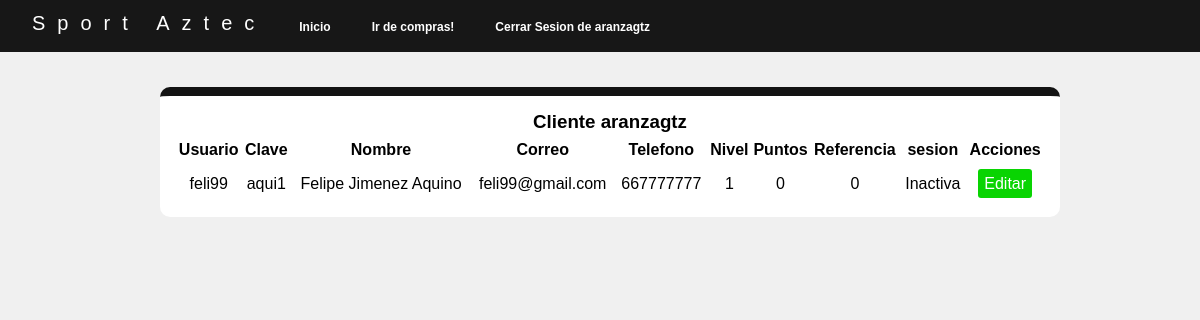
The app's page /c_inicio.php (signed in) with its own data.
### tables this page shows
CREATE TABLE `clientes` (
  `idcliente` int(11) NOT NULL,
  `idusuario` varchar(15) NOT NULL,
  `contrasena` varchar(12) NOT NULL,
  `Nombre` varchar(80) NOT NULL,
  `correo` varchar(50) NOT NULL,
  `telefono` int(15) NOT NULL,
  `idnivel` int(11) NOT NULL,
  `puntos` int(11) NOT NULL,
  `referencia` int(11) DEFAULT NULL,
  `sesion` varchar(15) NOT NULL
);

### c_inicio.php (the view, shortened to what this page needs)
<?php
include("menu_cliente.php");
?>
<main class="main">
<section class="divi">
            <h3>Cliente <?php $id = print_r($_SESSION["usuario"]);?></h3>
            <table>
                <tr>
                    <th>Usuario</th>
                    <th>Clave</th>
                    <th>Nombre</th>
                    <th>Correo</th>
                    <th>Telefono</th>
                    <th>Nivel</th>
                    <th>Puntos</th>
                    <th>Referencia</th>
                    <th>sesion</th>
                    <th colspan="1">Acciones</th>
                </tr>
                <?php
                    $consulta = "select*from clientes WHERE idcliente =$id";
                    $resultado = mysqli_query($conexion, $consulta);
                    while ($fila = mysqli_fetch_array($resultado)) {
                        $usuario = $fila['idusuario'];
                        $contrasena = $fila['contrasena'];
                        $nombre = $fila['Nombre'];
                        $correo = $fila['correo'];
                        $telefono = $fila['telefono'];
                        $idnivel = $fila['idnivel'];
                        $puntos = $fila['puntos'];
                        $referencia = $fila['referencia'];
                        $sesion = $fila['sesion'];
                ?>
                <tr>
                    <td>
                        <?php echo $usuario; ?>
                    </td>
                    <td>
                        <?php echo $contrasena; ?>
                    </td>
                    <td>
                        <?php echo $nombre; ?>
                    </td>
                    <td>
                        <?php echo $correo; ?>
                    </td>
                    <td>
                        <?php echo $telefono; ?>
                    </td>
                    <td>
                        <?php echo $idnivel; ?>
                    </td>
                    <td>
                        <?php echo $puntos; ?>
                    </td>
                    <td>
                        <?php echo $referencia; ?>
                    </td>
                    <td>
                        <?php echo $sesion; ?>
                    </td>
                    <td><a class="modificar" href="c_inicio.php?
                    x1=<?php echo $usuario; ?>&
                    x2=<?php echo $contrasena; ?>&
                    x3=<?php echo $nombre; ?>&
                    x4=<?php echo $correo; ?>&
                    x5=<?php echo $telefono; ?>&
                    x6=<?php echo $idnivel; ?>&
                    x7=<?php echo $puntos; ?>&
                    x8=<?php echo $referencia; ?>&
                    x9=<?php echo $sesion; ?>">Editar</a></td>
                </tr>
                <?php } ?>
            </table>
        </section>
</main>
</body>
</html>

### estilos-sistema.css (style rules this page uses)
* { padding: 0; margin: 0; box-sizing: border-box; }
body { background: #f0f0f0; font-family: Arial, Helvetica, sans-serif; }
.divi { border-radius: 10px; text-align: center; background-color: white; border-top: 9px solid rgba(3, 3, 3, 0.932); float:left; margin: 10px; padding: 15px; width: 100%; }
main { margin-top: 25px; margin-left: 150px; margin-right: 150px ; padding: 20px auto; text-align: center; }
table { width: 100%; }
table tr th { width: 50px auto; height: 30px; padding: 4px, 4px; font-size: 16px; size: 100; margin-left: 10px; text-align: center; }
table tr td { width: auto; height: 33px; padding: 3px; size: 50px; margin-left: 10px; }
.modificar { text-decoration: none; cursor: pointer; transition: all .4s linear; border-radius: 3px; padding: 6px; color: white; background-color: rgb(9, 212, 2); font: 16px sans-serif; }

### records on screen
clientes: idusuario "feli99", contrasena "aqui1", Nombre "Felipe Jimenez Aquino", correo "feli99@gmail.com", telefono "667777777", idnivel "1", puntos "0", referencia "0", sesion "Inactiva"

### other values on screen
$_SESSION["usuario"] "aranzagtz"
